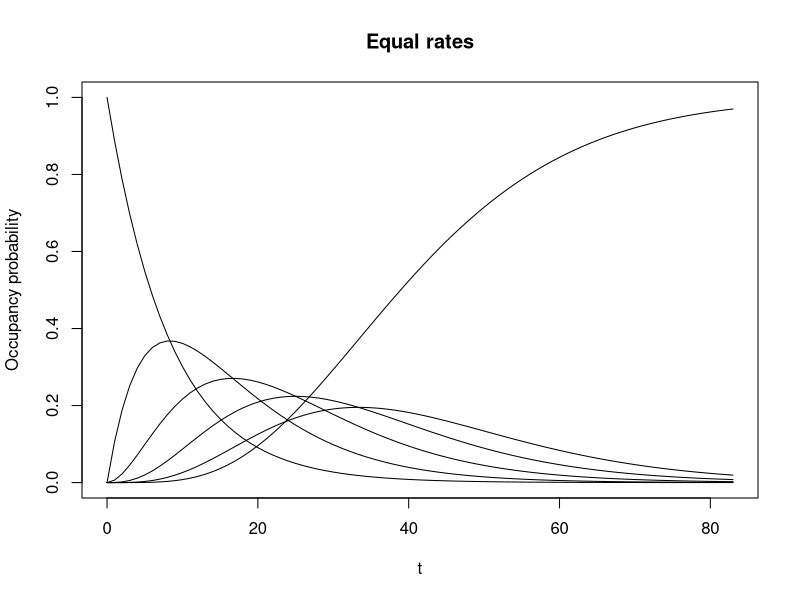

The R source for this figure: (Note: this script raises an error after producing the figure.)
#' Compute the probability of occupying each of K compartments
#' @param rate (`numeric(1)` or `numeric(K-1)`)\cr
#'   The rate of transfer between each of the K compartments.
#'   If scalar, the rate is identical across all compartments.
#' @param K (`integer(1)`)\cr
#'   The number of sequential compartments.
#' @param t (`numeric()`)\cr
#'   The time axis to compute occupancy probabilities for.
#' @return
#'   A `list()` with the k'th element containing the probability of occupying the k'th compartment over time.
#' @examples
#'  occupancy_probability(0.1, 3, seq(0, 50))
#'  occupancy_probability(c(0.1, 0.2), 3, seq(0, 50))
occupancy_probability <- function(rate, K, t) {                                                                         # nolint: object_name_linter
  coll <- checkmate::makeAssertCollection()
  checkmate::assert(
    checkmate::check_number(rate),
    checkmate::check_numeric(rate, lower = 0, any.missing = FALSE, len = K - 1),
    add = coll
  )
  checkmate::assert_number(K, lower = 1, add = coll)
  checkmate::assert_numeric(t, lower = 0, add = coll)
  checkmate::reportAssertions(coll)

  # Handle the special case with K = 1
  if (K == 1) {
    return(list(rep(1, length(t))))
  }

  # Compute the probability of less than K events over time
  if (length(rate) == 1) {

    # If a scalar rate is given, the problem reduces to the Erlang-distribution
    prob_lt_k <- purrr::map(1:(K - 1), \(k) pgamma(t, shape = k, rate = rate, lower.tail = FALSE))

  } else {
    # We can compute the waiting time distributions (hypoexponential distributions)
    # https://en.wikipedia.org/wiki/Hypoexponential_distribution

    # Retrieve each of the hypoexponential distributions
    prob_lt_k <- purrr::map(1:(K - 1), \(k) phypo(t, shape = k, rate = rate[1:k], lower.tail = FALSE))

  }

  # Compute the probability of occupying states k over time from the waiting time distributions
  # i.e. the difference of the cumulative distribution function for between states
  if (K == 2) {
    prob_k <- prob_lt_k[1]
  } else {
    prob_k <- purrr::map(2:(K - 1), \(k) {
      prob_lt_k[[k]] - prob_lt_k[[k - 1]]
    })
    prob_k <- c(prob_lt_k[1], prob_k)
  }

  # Add absorbing state
  prob_k <- c(prob_k, list(1 - purrr::reduce(prob_k, `+`)))

  return(prob_k)
}

# Plot the basis functions
tau <- 50 / 3
t <- seq(0, 5 * tau, by = 1)
K <- 6                                                                                                                  # nolint: object_name_linter
lambda <- K / (3 * tau)

# Using the Erlang distributions directly
prob_k <- occupancy_probability(lambda, K, t)
plot(t, prob_k[[1]], type = "l", ylim = c(0, 1), ylab = "Occupancy probability", main = "Equal rates")
purrr::walk(prob_k[2:K], ~ lines(t, .x))


# Checking that we get the same if we use the convolution method, but with identical rates
prob_k <- occupancy_probability(rep(lambda, K - 1), K, t)
plot(t, prob_k[[1]], type = "l", ylim = c(0, 1), ylab = "Occupancy probability", main = "Equal rates validation")
purrr::walk(prob_k[2:K], ~ lines(t, .x))


# Using different rates
rate <- rev(seq(K - 1)) # Use decreasing rates
rate <- rate * sum(1 / rate) / (K / lambda) # Normalize so total waiting time is equal between problems
# This way: sum(1 / rate) == k / lambda                                                                                 # nolint: commented_code_linter
prob_k <- occupancy_probability(rate, K, t)
plot(t, prob_k[[1]], type = "l", ylim = c(0, 1), ylab = "Occupancy probability", main = "Decreasing transition rates")
purrr::walk(prob_k[2:K], ~ lines(t, .x))



# Compare with Monte Carlo expectation
n <- 1e4

# First we draw the times when each run leaves a given compartment k
r <- purrr::map(rate, ~ rexp(n, .x)) |>
  purrr::reduce(c) |>
  matrix(nrow = n) |>
  matrixStats::rowCumsums() |>
  cbind(rep(Inf, n))

# Then we determine which compartment they occupy at time t
occupancy_mc <- purrr::map(t, \(t) apply(r > t, 1, \(row) min(which(row))))

# Then we can compute the probability that compartment k is occupied at time t from the Monte Carlo data.
probability_occupancy <- purrr::map(1:K, \(k) purrr::map_dbl(seq_along(t), \(t) mean(occupancy_mc[[t]] == k)))


# Compare these MC probabilities with the analytical expectation
for (k in 1:K) {
  plot(t, prob_k[[k]], type = "l", ylab = "Occupancy probability", main = glue::glue("Compartment {k}"))
  points(t, probability_occupancy[[k]], col = "red")
}
